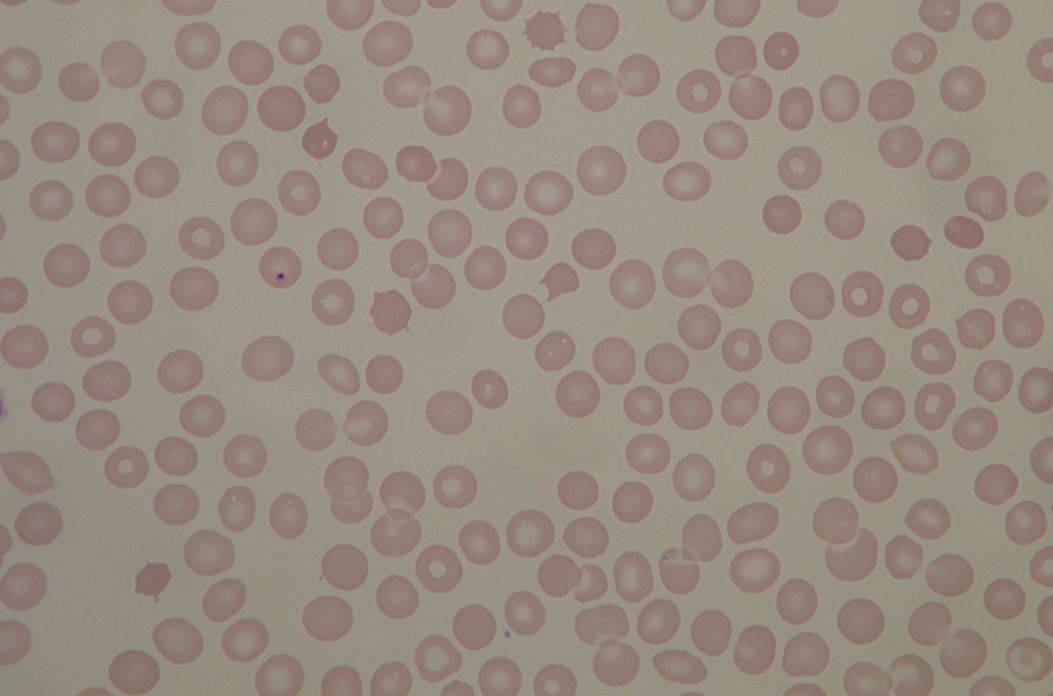
#> input picture COSC 680 Assignment 4 - ADEIKA, Blessing Isoyiza/bloodcell.jpg, 2105 x 1391 px (shown at 1/2 size)
$ jupyter execute --allow-errors 'COSC 680 Assignment 4 - ADEIKA, Blessing Isoyiza.ipynb'   (older library calls are emulated)
#> lines starting #> are read from the running program, lines starting #| are printed output that depends on the picture; after the words box and inside, x2 and y2 are one past the last pixel; in counts of white or black regions, pixels touching at a corner belong together
#### Name: ADEIKA, Blessing Isoyiza
#### Student ID: 00325967
#### Course: COSC 680 - Image Understanding and Computer Vision(CRN 74798)
#### Instructor: Dr. MD Mahmudur Rahman
#### Date: 20th of October, 2022

#### CHAPTER 9 : Thresholding

[cell 1]
import numpy as np
import cv2

##### Simple Thresholding

[cell 2]
# Load Image

cell = cv2.imread("bloodcell.jpg")
#> cell is the input picture: shape (1391, 2105, 3); mean B, G, R 126.9, 138.8, 151.8

# resize image
scale_cell= 50
width = int(cell.shape[1]*scale_cell/100)
#> width = 1052
height = int(cell.shape[0]*scale_cell/100)
#> height = 695
dimension = (width,height)
#> dimension = (1052, 695)

cell = cv2.resize(cell, dimension, interpolation = cv2.INTER_AREA)
#> cell: shape (695, 1052, 3)

cell_gray = cv2.cvtColor(cell, cv2.COLOR_BGR2GRAY)
# cv2.imshow("Grey Cell", cell_gray)
# cv2.waitKey(0)

[cell 3]
# GaussianBlur
cell_blurred = cv2.GaussianBlur(cell_gray, (5, 5), 0)
# cv2.imshow("Gaussian Blurred Blood Cell", cell_blurred)
# cv2.waitKey(0)

[cell 4]
(T, cell_thresh) = cv2.threshold(cell_blurred, 155, 255, cv2.THRESH_BINARY)
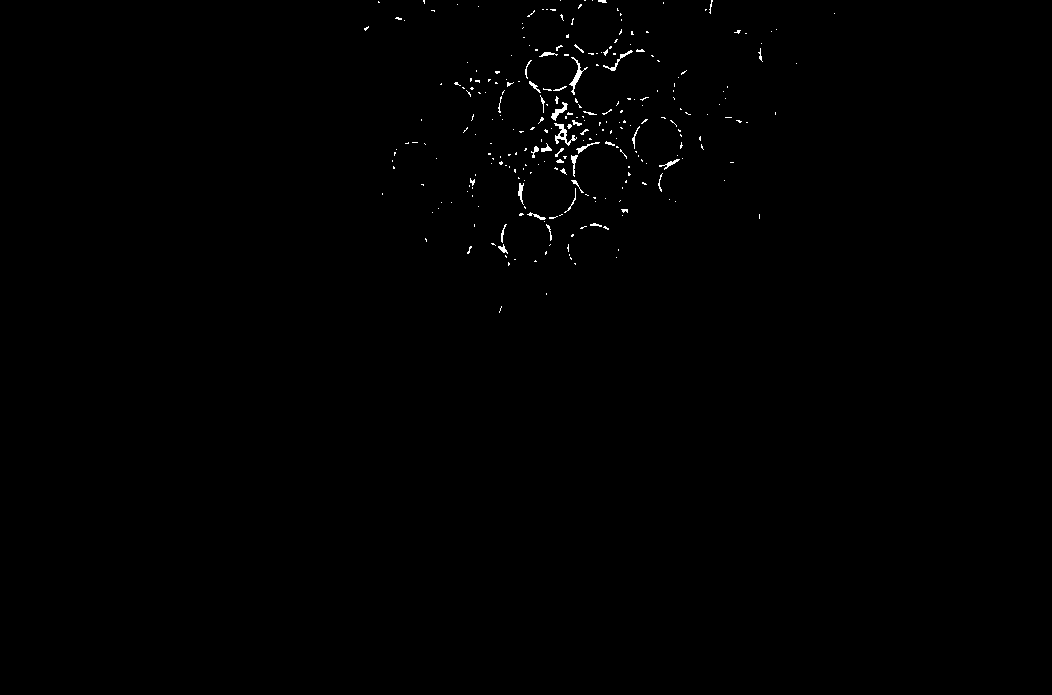
#> cell_thresh: shape (695, 1052); 0.39% white in thin lines or dots, all inside (x1, y1, x2, y2) = (364, 0, 835, 313)
cv2.imshow("Threshold Binary of Blood Cell", cell_thresh)

(T, cell_threshInv) = cv2.threshold(cell_blurred, 155, 255, cv2.THRESH_BINARY_INV)
cv2.imshow("Threshold Binary Inverse on Blood cell", cell_threshInv)

cv2.imshow("Cells", cv2.bitwise_and(cell_gray, cell_gray, mask = cell_threshInv))
cv2.waitKey(0)

##### Adaptive Thresholding

[cell 5]
cell_adaptthresh = cv2.adaptiveThreshold(cell_blurred, 255, cv2.ADAPTIVE_THRESH_MEAN_C, cv2.THRESH_BINARY_INV, 11, 4)
#> cell_adaptthresh: shape (695, 1052); 11.8% white; 332 white regions (81 under 20 px), largest, box (x1, y1, x2, y2) and area: (819, 75, 859, 122) 521, (524, 171, 573, 215) 520, (257, 86, 305, 131) 517
cv2.imshow("Mean Thresh", cell_adaptthresh)

cell_adaptthresh = cv2.adaptiveThreshold(cell_blurred, 255, cv2.ADAPTIVE_THRESH_GAUSSIAN_C, cv2.THRESH_BINARY_INV, 15, 3)
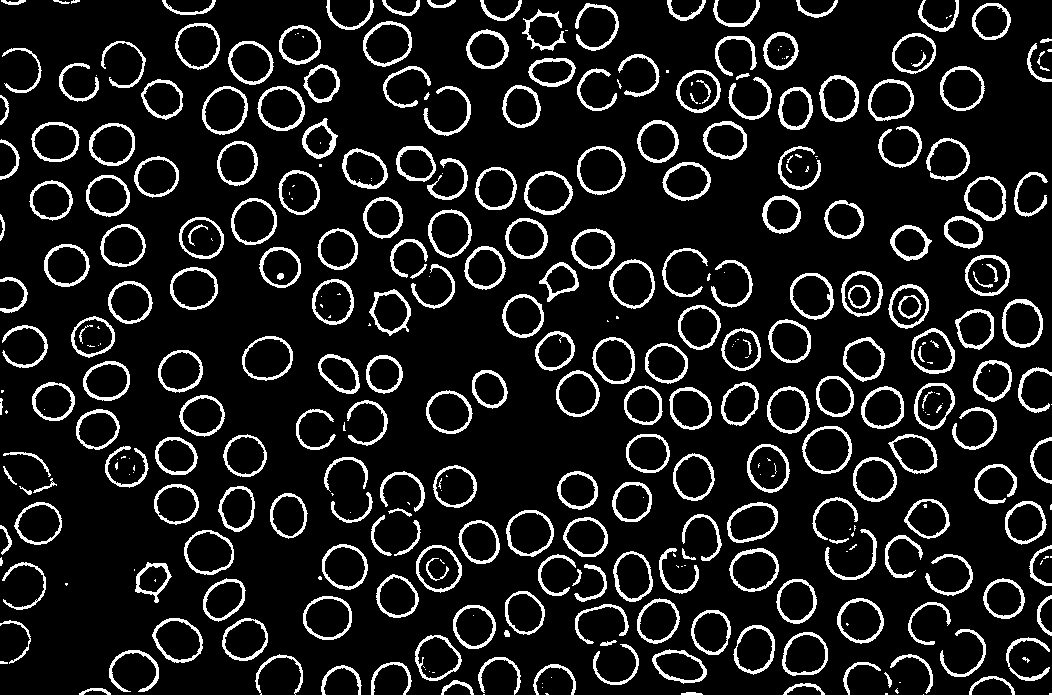
#> cell_adaptthresh: shape (695, 1052); 11.3% white; 377 white regions (123 under 20 px), largest, box (x1, y1, x2, y2) and area: (524, 171, 573, 215) 497, (819, 75, 859, 122) 496, (257, 86, 305, 131) 484
cv2.imshow("Gaussian Thresh", cell_adaptthresh)
cv2.waitKey(0)

##### Otsu and Riddler

[cell 6]
# conda config --add channels conda-forge
# conda install mahotas
# conda update -n base -c defaults conda

[cell 7]
from __future__ import print_function
import numpy as np
import mahotas
import cv2

[cell 8]
# Load Blood Cell Image
cell = cv2.imread("bloodcell.jpg")
cell_gray = cv2.cvtColor(cell, cv2.COLOR_BGR2GRAY)
#> cell_gray: shape (1391, 2105)

# Gaussian Blurr on Image
cell_otsublurred = cv2.GaussianBlur(cell_gray, (5, 5), 0)
cv2.imshow("Blood Cell", cell)

# Otsu thressholding on Blurred Blood Cell Image
T = mahotas.thresholding.otsu(cell_otsublurred)
#> T = 139
print("Otsu’s threshold: {}".format(T))
#| Otsu’s threshold: 139
cell_thresh = cell.copy()
cell_thresh[cell_thresh > T] = 255
#> cell_thresh: shape (1391, 2105, 3)
cell_thresh[cell_thresh < 255] = 0
cell_thresh = cv2.bitwise_not(cell_thresh)
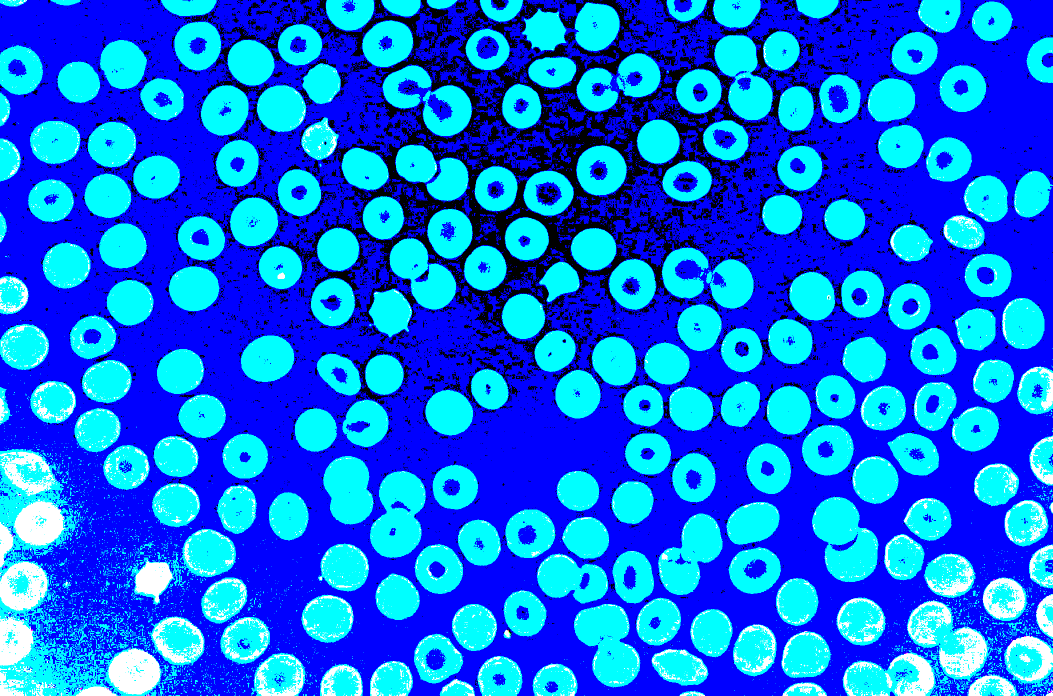
#> cell_thresh: shape (1391, 2105, 3) (shown at 1/2 size); mean B, G, R 235, 107.7, 10.3
cv2.imshow("Otsu", cell_thresh)

# Riddler-Calvard on Blurred Blood Cell Image
#> (the rest of this cell did not finish here and is left out)

#### CHAPTER 10: Gradient and Edge Detection

[cell 9]
import numpy as np
import cv2

[cell 10]
bloodcell = cv2.imread("bloodcell.jpg")

# Resize Blood Cell image
scale_bloodcell= 50
width = int(bloodcell.shape[1]*scale_bloodcell/100)
height = int(bloodcell.shape[0]*scale_bloodcell/100)
dimension = (width,height)

bloodcell = cv2.resize(bloodcell, dimension, interpolation = cv2.INTER_AREA)

bloodcell_gray = cv2.cvtColor(bloodcell, cv2.COLOR_BGR2GRAY)
cv2.imshow("Original Blood Image", bloodcell_gray)
cv2.waitKey(0)

#### Perform Laplacian on the image

[cell 11]
cell_lap = cv2.Laplacian(bloodcell_gray, cv2.CV_64F)
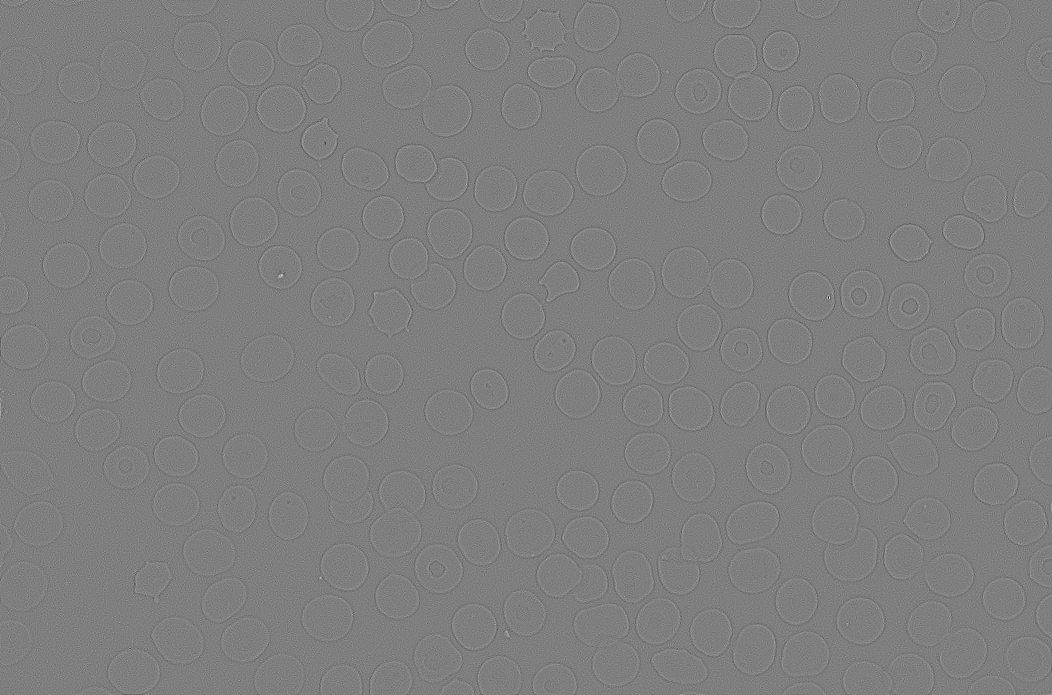
#> cell_lap: shape (695, 1052) float64; min -88, max 89, mean 0; drawn with min black and max white
cell_lap = np.uint8(np.absolute(cell_lap))
cv2.imshow("Laplacian on Blood Cell Image", cell_lap)
cv2.waitKey(0)

#### Perform Sobel on the image

[cell 12]
sobelX = cv2.Sobel(bloodcell_gray, cv2.CV_64F, 1, 0)
sobelY = cv2.Sobel(bloodcell_gray, cv2.CV_64F, 0, 1)

sobelX = np.uint8(np.absolute(sobelX))
sobelY = np.uint8(np.absolute(sobelY))

sobelCombined = cv2.bitwise_or(sobelX, sobelY)

cv2.imshow("Sobel X", sobelX)
cv2.imshow("Sobel Y", sobelY)
cv2.imshow("Sobel Combined Blood Cell Image", sobelCombined)
cv2.waitKey(0)

#### Perform Canny Edge Detection on Image

[cell 13]
cell_Gass = cv2.GaussianBlur(bloodcell_gray, (5, 5), 0)
cv2.imshow("Blurred", cell_Gass)

cell_unsharp = cv2.addWeighted(bloodcell_gray, 2, cell_Gass, -1, 0)

cell_canny = cv2.Canny(cell_unsharp, 30, 150)
#> cell_canny: shape (695, 1052); 3.4% white in thin lines or dots
cv2.imshow("Canny", cell_canny)
cv2.waitKey(0)

#### CHAPTER 11: Contours

[cell 14]
from __future__ import print_function
import numpy as np
import cv2

[cell 15]
bloodcells = cv2.imread("bloodcell.jpg")

# Resize Blood Cell image
scale_bloodcells= 50
width = int(bloodcells.shape[1]*scale_bloodcells/100)
height = int(bloodcells.shape[0]*scale_bloodcells/100)
dimension = (width,height)

bloodcells = cv2.resize(bloodcells, dimension, interpolation = cv2.INTER_AREA)

gray_bloodcells = cv2.cvtColor(bloodcells, cv2.COLOR_BGR2GRAY)
blurred_cells = cv2.GaussianBlur(gray_bloodcells, (11, 11), 0)
cv2.imshow("Blurred Cells", blurred_cells)
cv2.waitKey(0)

#### Perform canny edge detection

[cell 16]
# Perform unsharp
cell_unsharp = cv2.addWeighted(gray_bloodcells, 2, blurred_cells, -1, 0)

# canny edge detection
edged_cells = cv2.Canny(cell_unsharp, 30, 150)
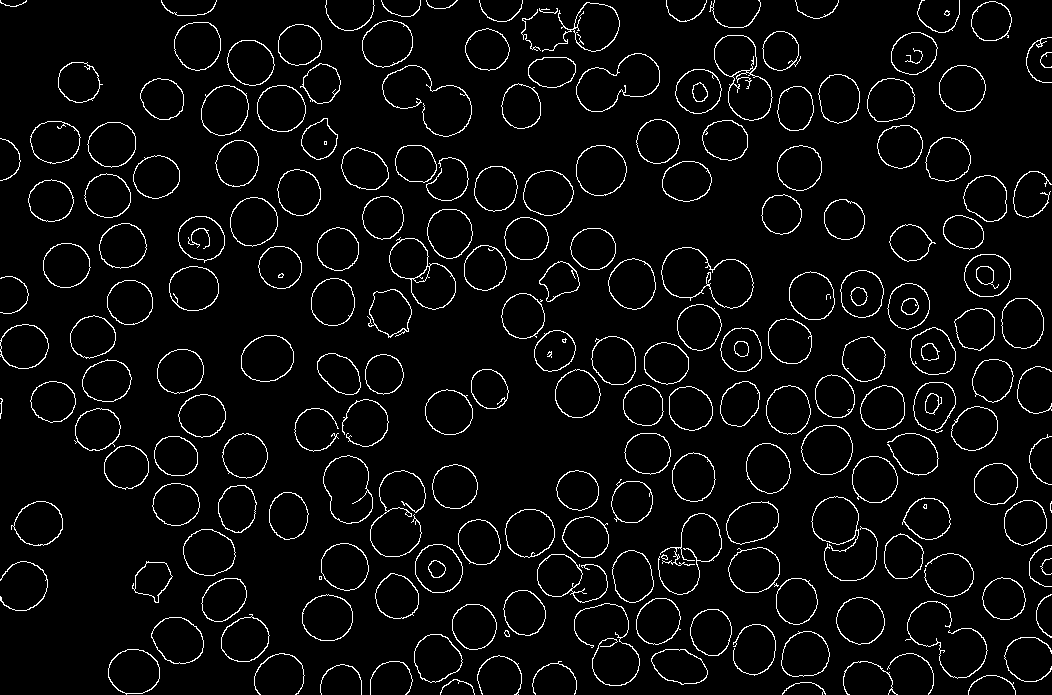
#> edged_cells: shape (695, 1052); 4.5% white in thin lines or dots
cv2.imshow("Canny Edge Detection", edged_cells)
cv2.waitKey(0)

#### c) Try to count the number of cells in the image (like counting coins) by following the codes in Chap 11.

[cell 17]
# Counting the number of cells in the image
(cnts, _) = cv2.findContours(edged_cells.copy(), cv2.RETR_EXTERNAL,
cv2.CHAIN_APPROX_SIMPLE)
#> cnts = 203 contours, 23 with area under 20; largest, box (x1, y1, x2, y2) and area: (661, 247, 754, 309) 3648, (714, 35, 773, 121) 3055, (576, 53, 660, 112) 2968, (389, 237, 456, 310) 2740, (323, 455, 373, 524) 2538

print("There are {} Cells in this image".format(len(cnts)))
#| There are 203 Cells in this image

each_cell = gray_bloodcells.copy()
cv2.drawContours(each_cell, cnts, -1, (0, 255, 0), 2)
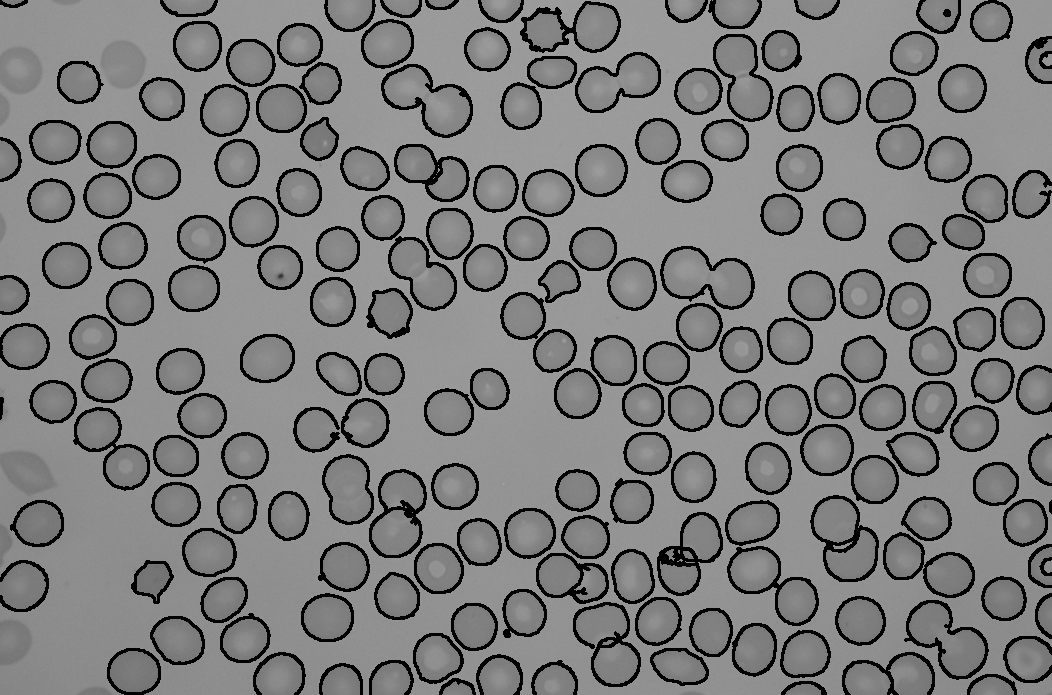
#> each_cell: shape (695, 1052); min 0, max 160, mean 123.2
cv2.imshow("Each cells", each_cell)
cv2.waitKey(0)

[cell 18]
for (i, c) in enumerate(cnts):
 (x, y, w, h) = cv2.boundingRect(c)
#> this loop made 203 passes
#> (x, y, w, h) on passes 1 to 3: (782, 682, 44, 13), (440, 679, 35, 16), (968, 675, 48, 20)

print("Each Cells #{}".format(i + 1))
#| Each Cells #203
each_cell = gray_bloodcells[y:y + h, x:x + w]
cv2.imshow("Each Cells", each_cell)
cv2.waitKey(0)

[cell 19]
mask = np.zeros(each_cell.shape[:2], dtype = "uint8")

((centerX, centerY), radius) = cv2.minEnclosingCircle(c)
#> centerX = 13; centerY = 1; radius = 13.04
cv2.circle(mask, (int(centerX), int(centerY)), int(radius),
255, -1)
mask = mask[y:y + h, x:x + w]
cv2.imshow("Masked Blood Cells", cv2.bitwise_and(each_cell, each_cell, mask = mask))
cv2.waitKey(0)
